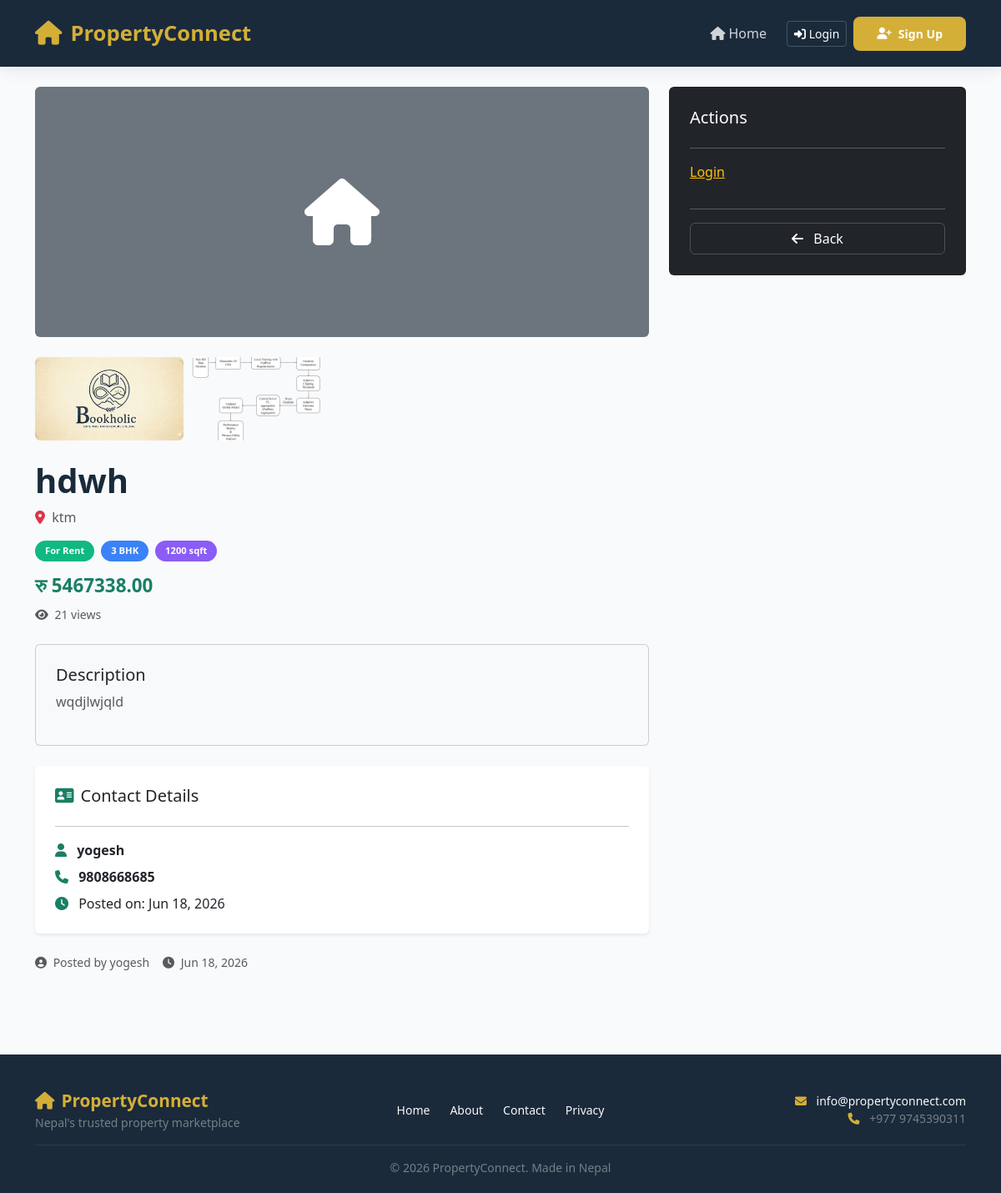
Screenshot of /property/5/ with the database file from the repository.
### main/models.py (models this page shows, shortened)
class PropertyImage(models.Model):
    property = models.ForeignKey(PropertyPost, on_delete=models.CASCADE, related_name='images')
    image = models.ImageField(upload_to='properties/')
    created_at = models.DateTimeField(auto_now_add=True)

class PropertyPost(models.Model):
    PROPERTY_TYPES = [
        ('sell', 'For Sale'),
        ('rent', 'For Rent'),
        ('buy', 'Looking to Buy'),
    ]
    STATUS_CHOICES = [
        ('available', 'Available'),
        ('sold', 'Sold'),
        ('rented', 'Rented'),
    ]
    user = models.ForeignKey(User, on_delete=models.CASCADE)
    title = models.CharField(max_length=200)
    description = models.TextField()
    price = models.DecimalField(max_digits=12, decimal_places=2)
    location = models.CharField(max_length=200)
    property_type = models.CharField(max_length=20, choices=PROPERTY_TYPES, default='sell')
    bedrooms = models.IntegerField(default=0)
    area = models.IntegerField(default=0, help_text="Area in sq. ft.")
    image = models.ImageField(upload_to='properties/', blank=True, null=True)
    phone = models.CharField(max_length=20, blank=True, null=True)
    created_at = models.DateTimeField(auto_now_add=True)
    views = models.IntegerField(default=0)
    is_featured = models.BooleanField(default=False)
    status = models.CharField(max_length=20, choices=STATUS_CHOICES, default='available')
    sold_date = models.DateTimeField(blank=True, null=True)

### main/views.py (the view)
# urls.py: path('property/<int:pk>/', views.property_detail, name='property_detail'),
def property_detail(request, pk):
    post = get_object_or_404(PropertyPost, pk=pk)
    post.views += 1
    post.save()
    is_favorited = False
    if request.user.is_authenticated:
        is_favorited = Favorite.objects.filter(user=request.user, property=post).exists()
    avg_rating = PropertyRating.objects.filter(property=post).aggregate(Avg('rating'))['rating__avg'] or 0
    context = {
        'post': post,
        'is_favorited': is_favorited,
        'avg_rating': avg_rating,
    }
    return render(request, 'main/detail.html', context)

### main/context_processors.py (called while the page is built)
def unread_message_count(request):
    if request.user.is_authenticated:
        count = Message.objects.filter(receiver=request.user, is_read=False).count()
        return {'unread_count': count}
    return {'unread_count': 0}

### main/templates/main/detail.html (shortened to what this page needs)
{% extends 'main/base.html' %}
{% block content %}
<div class="container py-4">
    <div class="row">
        <div class="col-md-8">
            {% if post.image %}
                <img src="{{ post.image.url }}" alt="{{ post.title }}"
                     class="img-fluid rounded mb-4"
                     style="max-height: 400px; width: 100%; object-fit: cover; cursor: pointer;"
                     data-bs-toggle="modal" data-bs-target="#imageModal"
                     onclick="openImageModal('{{ post.image.url }}')">
            {% else %}
                <div class="bg-secondary d-flex align-items-center justify-content-center rounded mb-4" style="height: 300px; color: #fff; cursor: pointer;">
                    <i class="fas fa-home fa-5x"></i>
                </div>
            {% endif %}
            {% if post.images.all %}
                <div class="row g-2 mb-4">
                    {% for img in post.images.all %}
                        <div class="col-3">
                            <img src="{{ img.image.url }}" alt="Property image"
                                 class="img-fluid rounded"
                                 style="height: 100px; width: 100%; object-fit: cover; cursor: pointer;"
                                 data-bs-toggle="modal" data-bs-target="#imageModal"
                                 onclick="openImageModal('{{ img.image.url }}')">
                        </div>
                    {% endfor %}
                </div>
            {% endif %}
            <h1 class="fw-bold">{{ post.title }}</h1>
            <p class="text-muted"><i class="fas fa-map-marker-alt text-danger me-1"></i> {{ post.location }}</p>
            <div class="d-flex gap-2 mb-3">
                <span class="badge-sell">{{ post.get_property_type_display }}</span>
                <span class="badge-rent">{{ post.bedrooms }} BHK</span>
                <span class="badge-buy">{{ post.area }} sqft</span>
            </div>
            <div class="mb-4">
                <h3 class="price-tag">रु {{ post.price }}</h3>
                <span class="text-muted small"><i class="fas fa-eye me-1"></i> {{ post.views }} views</span>
            </div>
            <div class="card bg-light p-4 mb-4">
                <h5>Description</h5>
                <p class="text-muted">{{ post.description }}</p>
            </div>
            <div class="card border-0 shadow-sm p-4 mb-4">
                <h5><i class="fas fa-address-card me-2" style="color: #1A7F64;"></i>Contact Details</h5>
                <hr>
                <p class="mb-2">
                    <i class="fas fa-user me-2" style="color: #1A7F64;"></i>
                    <strong>{{ post.user.username }}</strong>
                </p>
                <p class="mb-2">
                    <i class="fas fa-phone me-2" style="color: #1A7F64;"></i>
                    {% if post.phone %}
                        <a href="tel:{{ post.phone }}" class="text-decoration-none text-dark fw-bold">
                            {{ post.phone }}
                        </a>
                    {% else %}
                        <span class="text-muted">No contact number provided</span>
                    {% endif %}
                </p>
                <p class="mb-0">
                    <i class="fas fa-clock me-2" style="color: #1A7F64;"></i>
                    Posted on: {{ post.created_at|date:"M d, Y" }}
                </p>
            </div>
            <div class="d-flex gap-3">
                <p class="text-muted small"><i class="fas fa-user-circle me-1"></i> Posted by {{ post.user.username }}</p>
                <p class="text-muted small"><i class="fas fa-clock me-1"></i> {{ post.created_at|date:"M d, Y" }}</p>
            </div>
        </div>
        <div class="col-md-4">
            <div class="card bg-dark p-4 text-white">
            <h5>Actions</h5>
            <hr>
            {% if user.is_authenticated %}
                <button class="btn btn-primary w-100 mb-2" onclick="toggleFavorite('{{ post.id }}')">
                    <i class="fas fa-heart"></i>
                    {% if is_favorited %}Remove from{% else %}Add to{% endif %} Favorites
                </button>
                <a href="{% url 'contact_owner' post.id %}" class="btn btn-outline-light w-100 mb-2">
                    <i class="fas fa-envelope me-2"></i> Contact Owner
                </a>
                {% if user == post.user %}
                    <a href="{% url 'send_message' post.id %}" class="btn btn-outline-warning w-100 mb-2">
                        <i class="fas fa-reply me-2"></i> Reply to Buyer
                    </a>
                {% else %}
                    <a href="{% url 'send_message' post.id %}" class="btn btn-outline-info w-100 mb-2">
                        <i class="fas fa-paper-plane me-2"></i> Send Message
                    </a>
                {% endif %}
                {% if user != post.user and post.status == 'available' %}
                    <a href="{% url 'complete_deal' post.id %}" class="btn btn-success w-100 mb-2">
                        <i class="fas fa-handshake me-2"></i> Complete Deal (1% Commission)
                    </a>
                {% endif %}
                <div class="mb-3">
                    <label class="form-label text-white">Rate this property</label>
                    <div class="d-flex gap-2 flex-wrap">
                        <button class="btn btn-outline-light btn-sm" onclick="rateProperty('{{ post.id }}', 1)">1 ⭐</button>
                        <button class="btn btn-outline-light btn-sm" onclick="rateProperty('{{ post.id }}', 2)">2 ⭐</button>
                        <button class="btn btn-outline-light btn-sm" onclick="rateProperty('{{ post.id }}', 3)">3 ⭐</button>
                        <button class="btn btn-outline-light btn-sm" onclick="rateProperty('{{ post.id }}', 4)">4 ⭐</button>
                        <button class="btn btn-outline-light btn-sm" onclick="rateProperty('{{ post.id }}', 5)">5 ⭐</button>
                    </div>
                </div>
                <div class="text-center">
                    <span class="text-muted avg-rating">
                        {% if avg_rating > 0 %}
                            Average Rating: {{ avg_rating|floatformat:1 }} ⭐
                        {% else %}
                            No ratings yet
                        {% endif %}
                    </span>
                </div>
            {% else %}
                <p class="text-muted"><a href="{% url 'login' %}" class="text-warning">Login</a> to interact</p>
            {% endif %}
            <hr>
            <a href="{% url 'home' %}" class="btn btn-outline-light w-100">
                <i class="fas fa-arrow-left me-2"></i> Back
            </a>
            </div>
        </div>
    </div>
</div>
{% endblock %}

### main/templates/main/base.html (shortened to what this page needs)
<!DOCTYPE html>
<html lang="en">
<head>
    <link href="https://cdn.jsdelivr.net/npm/bootstrap@5.3.0/dist/css/bootstrap.min.css" rel="stylesheet">
    <link rel="stylesheet" href="https://cdnjs.cloudflare.com/ajax/libs/font-awesome/6.4.0/css/all.min.css">
</head>
<body>
    <nav class="navbar navbar-expand-lg sticky-top">
        <div class="container">
            <a class="navbar-brand" href="/">
                <i class="fas fa-home"></i> PropertyConnect
            </a>
            <div class="collapse navbar-collapse" id="navbarNav">
                <ul class="navbar-nav ms-auto align-items-center gap-2">
                    <li class="nav-item">
                        <a class="nav-link" href="{% url 'home' %}">
                            <i class="fas fa-home me-1"></i>Home
                        </a>
                    </li>
                    {% if user.is_authenticated %}
                        <li class="nav-item">
                            <a class="nav-link" href="{% url 'post_property' %}">
                                <i class="fas fa-plus-circle me-1"></i>Post
                            </a>
                        </li>
                        <li class="nav-item">
                            <a class="nav-link" href="{% url 'dashboard' %}">
                                <i class="fas fa-user-circle me-1"></i>Dashboard
                            </a>
                        </li>
                        <li class="nav-item">
                            <a class="nav-link" href="{% url 'inbox' %}">
                                <i class="fas fa-inbox me-1"></i>Inbox
                                {% if unread_count > 0 %}
                                    <span class="badge bg-danger">{{ unread_count }}</span>
                                {% endif %}
                            </a>
                        </li>
                        <li class="nav-item">
                            <a class="btn btn-outline-light btn-sm" href="{% url 'logout' %}">
                                <i class="fas fa-sign-out-alt"></i> Logout
                            </a>
                        </li>
                    {% else %}
                        <li class="nav-item">
                            <a class="btn btn-outline-light btn-sm" href="{% url 'login' %}">
                                <i class="fas fa-sign-in-alt"></i> Login
                            </a>
                        </li>
                        <li class="nav-item">
                            <a class="btn btn-gold btn-sm" href="{% url 'signup' %}">
                                <i class="fas fa-user-plus"></i> Sign Up
                            </a>
                        </li>
                    {% endif %}
                </ul>
            </div>
        </div>
    </nav>
    <div class="main-content">
        {% block content %}{% endblock %}
    </div>
    <footer class="footer">
        <div class="container">
            <div class="row align-items-center">
                <div class="col-md-4 text-center text-md-start mb-3 mb-md-0">
                    <div class="footer-brand">
                        <i class="fas fa-home me-2"></i>PropertyConnect
                    </div>
                    <p class="mb-0 small text-muted">Nepal's trusted property marketplace</p>
                </div>
                <div class="col-md-4 text-center mb-3 mb-md-0">
                    <div class="d-flex justify-content-center gap-4">
                        <a href="{% url 'home' %}" class="text-light text-decoration-none small">Home</a>
                        <a href="{% url 'about' %}" class="text-light text-decoration-none small">About</a>
                        <a href="{% url 'contact_page' %}" class="text-light text-decoration-none small">Contact</a>
                        <a href="{% url 'privacy' %}" class="text-light text-decoration-none small">Privacy</a>
                    </div>
                </div>
                <div class="col-md-4 text-center text-md-end">
                    <p class="mb-0 small">
                        <i class="fas fa-envelope me-2" style="color: #D4AF37;"></i>
                        <span class="text-light">info@propertyconnect.com</span>
                    </p>
                    <p class="mb-0 small text-muted">
                        <i class="fas fa-phone me-2" style="color: #D4AF37;"></i>
                        +977 9745390311
                    </p>
                </div>
            </div>
            <hr class="border-secondary my-3">
            <div class="text-center">
                <p class="mb-0 small text-muted">
                    &copy; 2026 PropertyConnect. Made in Nepal
                </p>
            </div>
        </div>
    </footer>
</body>
</html>

### main/templates/main/base.html (style rules this page uses)
:root { --primary: #0F4C5C; --secondary: #1A7F64; --gold: #D4AF37; --light-bg: #F8FAFC; --dark-bg: #1A2A3A; --text-dark: #1A2A3A; --text-light: #FFFFFF; --gray: #64748B; --shadow: 0 8px 30px rgba(0,0,0,0.08); }
* { margin: 0; padding: 0; box-sizing: border-box; }
body { background: var(--light-bg); color: var(--text-dark); font-family: 'Segoe UI', Tahoma, Geneva, Verdana, sans-serif; min-height: 100vh; }
.navbar { background: var(--dark-bg) !important; padding: 16px 0; box-shadow: 0 2px 20px rgba(0,0,0,0.1); }
.navbar-brand { font-size: 1.6rem; font-weight: 800; color: var(--gold) !important; display: flex; align-items: center; gap: 10px; }
.navbar-brand i { color: var(--gold); font-size: 1.8rem; }
.nav-link { color: rgba(255,255,255,0.8) !important; font-weight: 500; padding: 8px 16px !important; transition: all 0.3s; position: relative; }
.btn-gold { background: var(--gold); border: none; color: #fff; font-weight: 700; padding: 10px 28px; border-radius: 8px; transition: all 0.3s; display: inline-flex; align-items: center; gap: 8px; }
.btn-outline-light { border-color: rgba(255,255,255,0.2); color: #fff; }
.badge-sell { background: #10B981; color: #fff; padding: 4px 12px; border-radius: 20px; font-size: 0.7rem; font-weight: 600; }
.badge-rent { background: #3B82F6; color: #fff; padding: 4px 12px; border-radius: 20px; font-size: 0.7rem; font-weight: 600; }
.badge-buy { background: #8B5CF6; color: #fff; padding: 4px 12px; border-radius: 20px; font-size: 0.7rem; font-weight: 600; }
.price-tag { color: var(--secondary); font-size: 1.4rem; font-weight: 700; }
.footer { background: var(--dark-bg); color: rgba(255,255,255,0.7); padding: 40px 0 20px 0; margin-top: 60px; }
.footer .footer-brand { color: var(--gold); font-size: 1.3rem; font-weight: 700; }
.footer a { color: rgba(255,255,255,0.6); text-decoration: none; transition: color 0.3s; }
.footer hr { border-color: rgba(255,255,255,0.08); }
.footer .text-muted { color: rgba(255,255,255,0.4) !important; }

### rows the page displays
PropertyImage: image (picture)
PropertyImage: image (picture)
PropertyPost: title "hdwh", location "ktm", property_type "For Rent", bedrooms "3", area "1200", price "5467338.00", views "21", description "wqdjlwjqld", user.username "yogesh", phone "9808668685", created_at "Jun 18, 2026"
